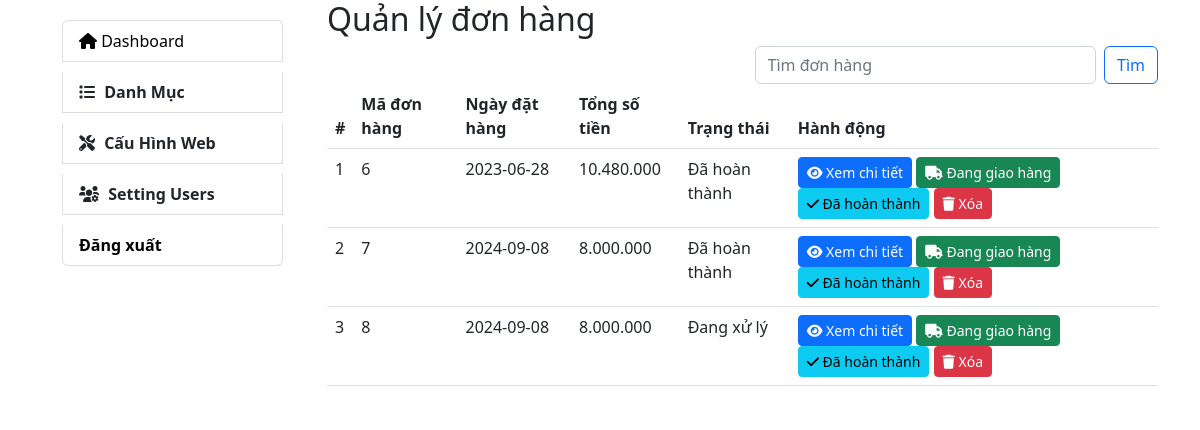
/backend/admin/donhang/index.php (signed in), run on the app's committed database.
### tables this page shows
CREATE TABLE `orders` (
  `order_id` int(11) NOT NULL,
  `order_date` date DEFAULT NULL,
  `total_amount` decimal(10,2) DEFAULT NULL,
  `status` varchar(255) DEFAULT NULL,
  `name` varchar(255) DEFAULT NULL,
  `address` varchar(255) DEFAULT NULL,
  `phone` varchar(255) DEFAULT NULL
);

### backend/admin/donhang/index.php (the view, shortened to what this page needs)
<!DOCTYPE html>
<html lang="en">
<head>
    <link rel="stylesheet" href="https://cdn.jsdelivr.net/npm/bootstrap@5.2.0/dist/css/bootstrap.min.css">
    <link rel="stylesheet" href="https://cdnjs.cloudflare.com/ajax/libs/font-awesome/5.15.4/css/all.min.css">
</head>
<body>
    <div class="container">
        <div class="row">
            <div class="col-3">
                <?php require_once "../../layouts/sidebar.php"; ?>
            </div>
            <div class="col-9">
                <h2>Quản lý đơn hàng</h2>
                <div class="row ">
      <div class="container">
        <div class="row d-flex" style="justify-content:right;">
            <div class="col-md-6">
                <form class="d-flex" method="post" action="index.php" role="search">
                    <input class="form-control me-2" type="search" name="search-order" placeholder="Tìm đơn hàng" aria-label="Search">
                    <button class="btn btn-outline-primary" name="search-order-btn" type="submit">Tìm</button>
                </form>
            </div>
        </div>
    </div>
      </div>
                <table class="table">
                    <thead>
                        <tr>
                            <th>#</th>
                            <th>Mã đơn hàng</th>
                            <th>Ngày đặt hàng</th>
                            <th>Tổng số tiền</th>
                            <th>Trạng thái</th>
                            <th>Hành động</th>
                        </tr>
                    </thead>
                    <tbody>
                        <?php
                        if(isset($_POST['search-order-btn'])){
                            if($_POST['search-order']!=null){
                               $search_order=$_POST['search-order'];
                               $query = "SELECT order_id, order_date, total_amount, `status` FROM orders WHERE order_id like '%$search_order%' OR order_date like '$search_order' OR status like '%$search_order%' ";
                            }else{
                            $query = "SELECT order_id, order_date, total_amount, `status` FROM orders";
                            }
                         }
                         else{
                            $query = "SELECT order_id, order_date, total_amount, `status` FROM orders";
                         }
                        $result = mysqli_query($conn, $query);
                        if (mysqli_num_rows($result) > 0) {
                            $count = 1;
                            while ($row = mysqli_fetch_assoc($result)) {
                                echo "<tr>";
                                echo "<td>" . $count . "</td>";
                                echo "<td>" . $row['order_id'] . "</td>";
                                echo "<td>" . $row['order_date'] . "</td>";
                                echo "<td>" . number_format($row['total_amount'], 0, ',', '.') . "</td>";
                                echo "<td>" . $row['status'] . "</td>";
                                echo "<td>
                                        <a href='view.php?id=" . $row['order_id'] . "' class='btn btn-primary btn-sm'>
                                            <i class='fas fa-eye'></i> Xem chi tiết
                                        </a>
                                        <a href='update.php?id=" . $row['order_id'] . "&status=Đang giao hàng' class='btn btn-success btn-sm'>
                                            <i class='fas fa-truck'></i> Đang giao hàng
                                        </a>
                                        <a href='update.php?id=" . $row['order_id'] . "&status=Đã hoàn thành' class='btn btn-info btn-sm'>
                                            <i class='fas fa-check'></i> Đã hoàn thành
                                        </a>
                                        <a href='delete.php?id=" . $row['order_id'] . "' class='btn btn-danger btn-sm'>
                                        <i class='fas fa-trash'></i> Xóa
                                    </a>
                                    </td>";
                                echo "</tr>";
                                $count++;
                            }
                        } else {
                            echo "<tr><td colspan='6'>Không có đơn hàng nào.</td></tr>";
                        }
                        ?>
                    </tbody>
                </table>
            </div>
        </div>
    </div>
</body>
</html>

### data on the page
orders: order_id "6", order_date "2023-06-28", total_amount "10.480.000", status "Đã hoàn thành"
orders: order_id "7", order_date "2024-09-08", total_amount "8.000.000", status "Đã hoàn thành"
orders: order_id "8", order_date "2024-09-08", total_amount "8.000.000", status "Đang xử lý"
